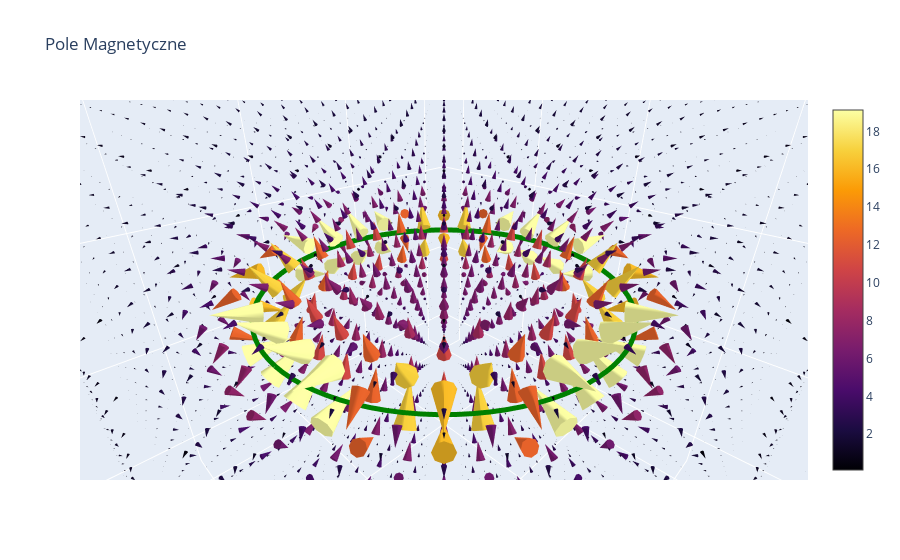

Notebook code for this chart:
### Code cell
data=go.Cone(x=xv.ravel(),y=yv.ravel(), z=zv.ravel(),
        u=Bx.ravel(), v=By.ravel(), w=Bz.ravel(),
        colorscale="Inferno",
        sizemode='absolute', sizeref=20)

layout=go.Layout(title=r'Pole Magnetyczne', scene=dict(xaxis_title=r'x', yaxis_title=r'y',
            zaxis_title=r'z', aspectratio=dict(x=1, y=1, z=1), camera_eye=dict(x=0.35, y=0.35, z=0.25)))

#Pole Magnetyczne i Pole elektryczne na jednym wykresie:
# dataP=go.Data([data,data2])
# fig=go.Figure(data=dataP, layout=layout)

#Pole Magnetyczne:
fig=go.Figure(data=data, layout=layout)

#Pole Elektryczne:
# fig=go.Figure(data=data2, layout=layout2)
fig.add_scatter3d(x=lx, y=ly, z=lz, mode='lines',
            line=dict(color='green',width=10))

### Figure 1 — Plotly figure (JSON) as saved in the notebook; plotly's stock layout.template omitted (floating-point values rounded to 4 significant figures; data arrays with more than 128 entries replaced by an {"elided": "..."} marker saying what was removed)
{"data": [{"colorscale": [[0, "#000004"], [0.1111, "#1b0c41"], [0.2222, "#4a0c6b"], [0.3333, "#781c6d"], [0.4444, "#a52c60"], [0.5556, "#cf4446"], [0.6667, "#ed6925"], [0.7778, "#fb9b06"], [0.8889, "#f7d13d"], [1, "#fcffa4"]], "sizemode": "absolute", "sizeref": 20, "type": "cone", "u": {"elided": "8000 float values"}, "v": {"elided": "8000 float values"}, "w": {"elided": "8000 float values"}, "x": {"elided": "8000 float values"}, "y": {"elided": "8000 float values"}, "z": {"elided": "8000 float values"}}, {"line": {"color": "green", "width": 10}, "mode": "lines", "type": "scatter3d", "x": [1, 0.998, 0.992, 0.9819, 0.9679, 0.9501, 0.9284, 0.9029, 0.8738, 0.8413, 0.8053, 0.766, 0.7237, 0.6785, 0.6306, 0.5801, 0.5272, 0.4723, 0.4154, 0.3569, 0.2969, 0.2358, 0.1736, 0.1108, 0.04758, -0.01587, -0.07925, -0.1423, -0.2048, -0.2665, -0.3271, -0.3863, -0.4441, -0.5, -0.5539, -0.6056, -0.6549, -0.7015, -0.7453, -0.7861, -0.8237, -0.858, -0.8888, -0.9161, -0.9397, -0.9595, -0.9754, -0.9874, -0.9955, -0.9995, -0.9995, -0.9955, -0.9874, -0.9754, -0.9595, -0.9397, -0.9161, -0.8888, -0.858, -0.8237, -0.7861, -0.7453, -0.7015, -0.6549, -0.6056, -0.5539, -0.5, -0.4441, -0.3863, -0.3271, -0.2665, -0.2048, -0.1423, -0.07925, -0.01587, 0.04758, 0.1108, 0.1736, 0.2358, 0.2969, 0.3569, 0.4154, 0.4723, 0.5272, 0.5801, 0.6306, 0.6785, 0.7237, 0.766, 0.8053, 0.8413, 0.8738, 0.9029, 0.9284, 0.9501, 0.9679, 0.9819, 0.992, 0.998, 1], "y": [0, 0.06342, 0.1266, 0.1893, 0.2511, 0.312, 0.3717, 0.4298, 0.4862, 0.5406, 0.5929, 0.6428, 0.6901, 0.7346, 0.7761, 0.8146, 0.8497, 0.8815, 0.9096, 0.9341, 0.9549, 0.9718, 0.9848, 0.9938, 0.9989, 0.9999, 0.9969, 0.9898, 0.9788, 0.9638, 0.945, 0.9224, 0.896, 0.866, 0.8326, 0.7958, 0.7557, 0.7127, 0.6668, 0.6182, 0.5671, 0.5137, 0.4582, 0.4009, 0.342, 0.2817, 0.2203, 0.158, 0.09506, 0.03173, -0.03173, -0.09506, -0.158, -0.2203, -0.2817, -0.342, -0.4009, -0.4582, -0.5137, -0.5671, -0.6182, -0.6668, -0.7127, -0.7557, -0.7958, -0.8326, -0.866, -0.896, -0.9224, -0.945, -0.9638, -0.9788, -0.9898, -0.9969, -0.9999, -0.9989, -0.9938, -0.9848, -0.9718, -0.9549, -0.9341, -0.9096, -0.8815, -0.8497, -0.8146, -0.7761, -0.7346, -0.6901, -0.6428, -0.5929, -0.5406, -0.4862, -0.4298, -0.3717, -0.312, -0.2511, -0.1893, -0.1266, -0.06342, -2.449e-16], "z": [0, 0, 0, 0, 0, 0, 0, 0, 0, 0, 0, 0, 0, 0, 0, 0, 0, 0, 0, 0, 0, 0, 0, 0, 0, 0, 0, 0, 0, 0, 0, 0, 0, 0, 0, 0, 0, 0, 0, 0, 0, 0, 0, 0, 0, 0, 0, 0, 0, 0, 0, 0, 0, 0, 0, 0, 0, 0, 0, 0, 0, 0, 0, 0, 0, 0, 0, 0, 0, 0, 0, 0, 0, 0, 0, 0, 0, 0, 0, 0, 0, 0, 0, 0, 0, 0, 0, 0, 0, 0, 0, 0, 0, 0, 0, 0, 0, 0, 0, 0]}], "layout": {"scene": {"aspectratio": {"x": 1, "y": 1, "z": 1}, "camera": {"eye": {"x": 0.35, "y": 0.35, "z": 0.25}}, "xaxis": {"title": {"text": "x"}}, "yaxis": {"title": {"text": "y"}}, "zaxis": {"title": {"text": "z"}}}, "title": {"text": "Pole Magnetyczne"}}}
